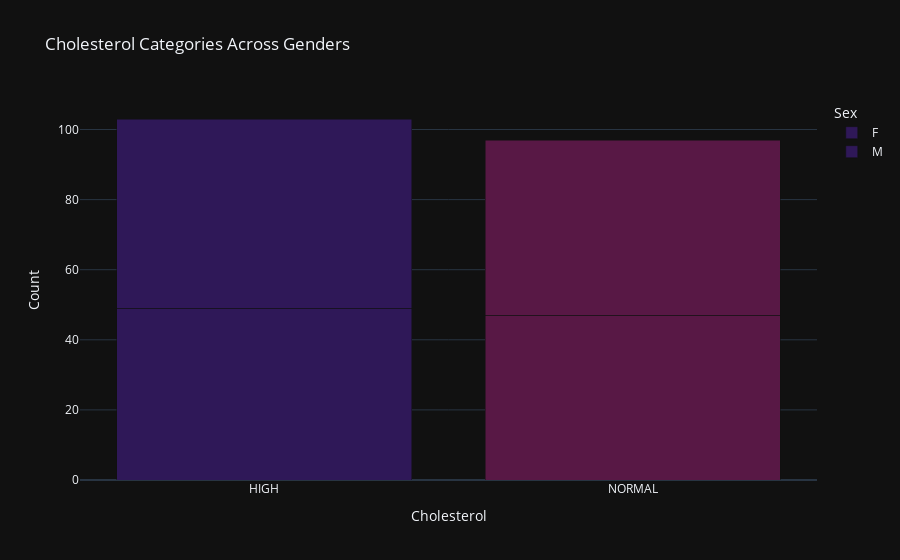

The code cell stored with this chart in its notebook:
### Code cell
# Group by 'Cholesterol' and 'Sex', and count occurrences
cholesterol_sex_counts = df.groupby(['Cholesterol', 'Sex']).size().unstack().reset_index()

# Plotting stacked bar chart
fig_stacked_bar_cholesterol = px.bar(cholesterol_sex_counts, x='Cholesterol', y=['F', 'M'], barmode='stack',
                                     title='Cholesterol Categories Across Genders',template='plotly_dark')
fig_stacked_bar_cholesterol.update_layout(xaxis_title='Cholesterol', yaxis_title='Count', legend_title='Sex')

# Changing the color of the bars
fig_stacked_bar_cholesterol.update_traces(marker_color=['#2f1858','#581845'])  # Assigning colors to each gender

fig_stacked_bar_cholesterol.show()

### Figure 1 — Plotly figure (JSON) as saved in the notebook; plotly's stock layout.template omitted (floating-point values rounded to 4 significant figures)
{"data": [{"alignmentgroup": "True", "hovertemplate": "variable=F<br>Cholesterol=%{x}<br>value=%{y}<extra></extra>", "legendgroup": "F", "marker": {"color": ["#2f1858", "#581845"], "pattern": {"shape": ""}}, "name": "F", "offsetgroup": "F", "orientation": "v", "showlegend": true, "textposition": "auto", "type": "bar", "x": ["HIGH", "NORMAL"], "xaxis": "x", "y": [49, 47], "yaxis": "y"}, {"alignmentgroup": "True", "hovertemplate": "variable=M<br>Cholesterol=%{x}<br>value=%{y}<extra></extra>", "legendgroup": "M", "marker": {"color": ["#2f1858", "#581845"], "pattern": {"shape": ""}}, "name": "M", "offsetgroup": "M", "orientation": "v", "showlegend": true, "textposition": "auto", "type": "bar", "x": ["HIGH", "NORMAL"], "xaxis": "x", "y": [54, 50], "yaxis": "y"}], "layout": {"autosize": true, "barmode": "stack", "legend": {"title": {"text": "Sex"}, "tracegroupgap": 0}, "title": {"text": "Cholesterol Categories Across Genders"}, "xaxis": {"anchor": "y", "autorange": true, "domain": [0, 1], "range": [-0.5, 1.5], "title": {"text": "Cholesterol"}, "type": "category"}, "yaxis": {"anchor": "x", "autorange": true, "domain": [0, 1], "range": [0, 108.4], "title": {"text": "Count"}, "type": "linear"}}}
